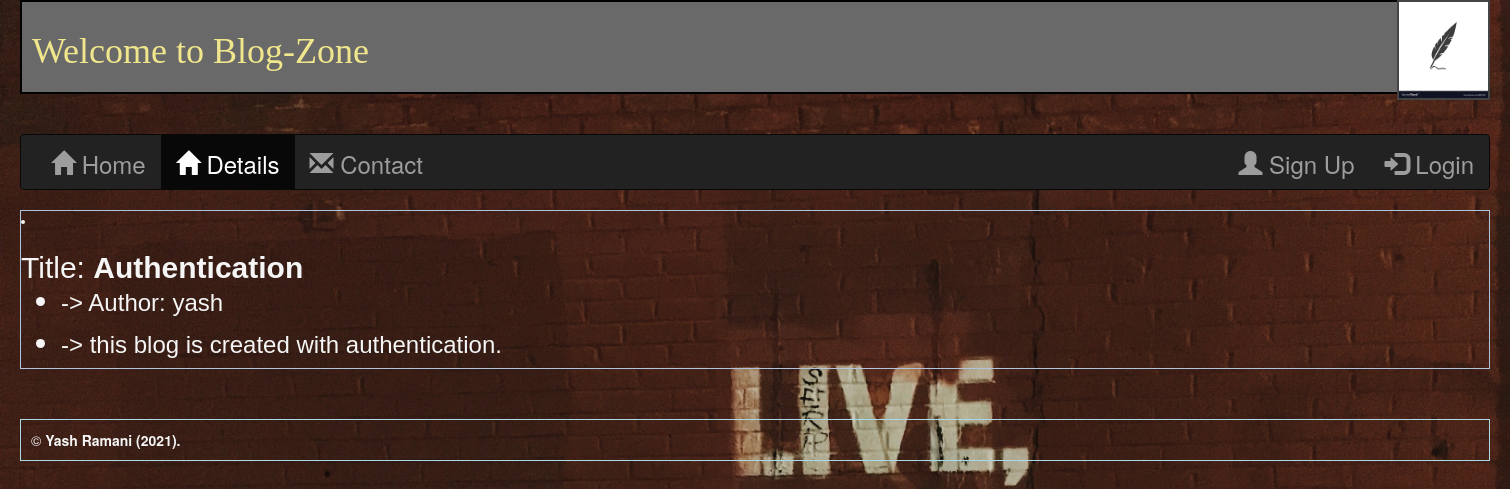
The page /post/authentication on the database its author committed.
### blog/models.py (models this page shows, shortened)
class createBlog(models.Model):
    input = models.TextField()
    title = models.CharField(max_length=50)
    slug = models.SlugField(max_length=255, null=True, blank=True)
    author = models.CharField(max_length=20)
    image = models.ImageField(blank=True, null=True)
    file = models.FileField(blank=True, null=True)

### blog/views.py (the view)
# urls.py: path('post/<slug:slug_text>', details),
def details(request, slug_text):
    query = createBlog.objects.filter(slug=slug_text)
    if query.exists():
        query = query.first()
    else:
        return HttpResponse("<h1> Page not found. </h1>")
    context = {
        'post':query
    }
    return render(request, 'details.html', context)

### blog/templates/details.html (shortened to what this page needs)
{% load crispy_forms_tags %}
<!DOCTYPE html>
<html lang="en">
<head>
    <link rel="stylesheet" href="https://maxcdn.bootstrapcdn.com/bootstrap/3.4.1/css/bootstrap.min.css">
</head>
<body style="background-image: url('/static/image7.jpg'); background-size: cover;">
    <div class="container">
        <div class='index-header' style="background-color: dimgrey; color:khaki; font-family:'cursive'">
            <h1 id='header1'><img id="header-image" src="/static/download.png"> Welcome to Blog-Zone</h1>
        </div>
        <br><br>
        <nav class="navbar navbar-inverse">
            <div class="container-fluid">
                <ul class="nav navbar-nav">
                    <li><a href="{% url 'index' %}"><span class="glyphicon glyphicon-home"></span> Home
                    </a></li>
                    <li class="active"><a href="#"><span class="glyphicon glyphicon-home"></span> Details
                        </a></li>
                    <li><a href="{% url 'contact' %}"><span class="glyphicon glyphicon-envelope"></span> Contact </a>
                    </li>
                </ul>
                <ul class="nav navbar-nav navbar-right">
                    {% if user.is_authenticated %}
                    <p style="color: lightblue;">Welcome, {{user}}</p>
                    <li><a href="createblog/"><span class="glyphicon glyphicon-pencil"></span> Create Blog </a></li>
                    <li><a href="{% url 'logout' %}"><span class="glyphicon glyphicon-log-out"></span> Logout </a></li>
                    {% else %}
                    <li><a href="{% url 'signup' %}"><span class="glyphicon glyphicon-user"></span> Sign Up </a></li>
                    <li><a href="{% url 'login' %}"><span class="glyphicon glyphicon-log-in"></span> Login </a></li>
                    {% endif %}
                </ul>
            </div>
        </nav>
        <div class="body" style="color:whitesmoke;">
            <div class="data" style="font-family:Verdana, Geneva, Tahoma, sans-serif;">
                <li style="border: solid 1px lightsteelblue;">
                    <h2 style="text-align:justify;"> Title: <strong>{{ post.title }}</strong>
                        <ul>
                            <li>
                                <p> -> Author: {{post.author}} </p>
                            </li>
                            <li>
                                <p> -> {{post.input}} </p>
                            </li>
                        </ul>
                    </h2>
                </li>
            </div>
        </div><br><br>
        <footer style="color: whitesmoke; border: solid 1px lightblue; padding: 10px;">
            &copy; <b>Yash Ramani (2021).</b>
        </footer>
    </div>
</body>
</html>

### blog/templates/details.html (style rules this page uses)
.container { width: 1500px; height: 1000px; margin: 0 auto; }
.index-header { font-family: Verdana, Geneva, Tahoma, sans-serif; padding: 10px; border: solid 2px black; }
nav { font-size: x-large; }
#header-image { float: right; height: 100px; border: solid 2px #444; position: relative; top: -32px; right: -12px; }
p { font-size: x-large; }

### rows shown on the page
createBlog: title "Authentication", author "yash", input "this blog is created with authentication."
